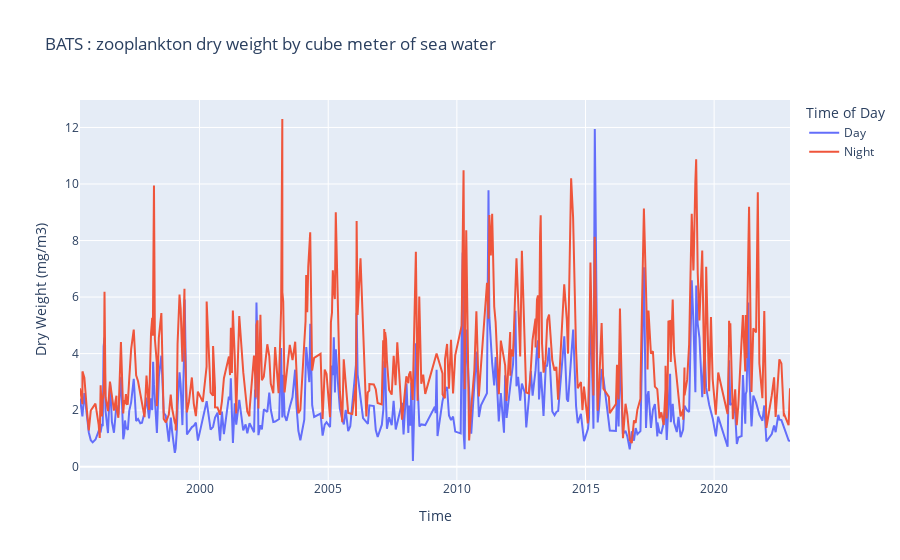

Here is the notebook cell this chart was saved with:
### Code cell
day = zoo_bats_d_n["day"].dropna()
night = zoo_bats_d_n["night"].dropna()
go.Figure(
    data=[
        go.Scatter(x=day.index, y=day, mode="lines", name="Day"),
        go.Scatter(x=night.index, y=night, mode="lines", name="Night"),
    ]
).update_layout(
    title="BATS : zooplankton dry weight by cube meter of sea water",
    xaxis_title="Time",
    yaxis_title="Dry Weight (mg/m3)",
    legend_title="Time of Day",
).show()

### Figure 1 — Plotly figure (JSON) as saved in the notebook; plotly's stock layout.template omitted (floating-point values rounded to 4 significant figures; data arrays with more than 128 entries replaced by an {"elided": "..."} marker saying what was removed)
{"data": [{"mode": "lines", "name": "Day", "type": "scatter", "x": {"elided": "337 str values"}, "y": {"elided": "337 float values"}}, {"mode": "lines", "name": "Night", "type": "scatter", "x": {"elided": "373 str values"}, "y": {"elided": "373 float values"}}], "layout": {"legend": {"title": {"text": "Time of Day"}}, "title": {"text": "BATS : zooplankton dry weight by cube meter of sea water"}, "xaxis": {"title": {"text": "Time"}}, "yaxis": {"title": {"text": "Dry Weight (mg/m3)"}}}}
